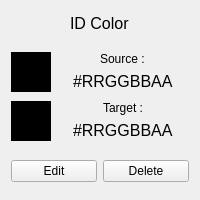
<?xml version="1.0" encoding="UTF-8"?>
<ui version="4.0">
 <class>ThemeItemWidget</class>
 <widget class="QWidget" name="ThemeItemWidget">
  <property name="geometry">
   <rect>
    <x>0</x>
    <y>0</y>
    <width>200</width>
    <height>200</height>
   </rect>
  </property>
  <property name="sizePolicy">
   <sizepolicy hsizetype="Fixed" vsizetype="Fixed">
    <horstretch>0</horstretch>
    <verstretch>0</verstretch>
   </sizepolicy>
  </property>
  <property name="minimumSize">
   <size>
    <width>200</width>
    <height>200</height>
   </size>
  </property>
  <property name="maximumSize">
   <size>
    <width>200</width>
    <height>200</height>
   </size>
  </property>
  <property name="windowTitle">
   <string>Form</string>
  </property>
  <property name="styleSheet">
   <string notr="true"/>
  </property>
  <layout class="QVBoxLayout" name="verticalLayout">
   <item>
    <layout class="QGridLayout" name="idLayout">
     <property name="bottomMargin">
      <number>10</number>
     </property>
     <item row="0" column="0">
      <widget class="QLabel" name="colorID">
       <property name="sizePolicy">
        <sizepolicy hsizetype="Fixed" vsizetype="Fixed">
         <horstretch>0</horstretch>
         <verstretch>0</verstretch>
        </sizepolicy>
       </property>
       <property name="font">
        <font>
         <pointsize>12</pointsize>
        </font>
       </property>
       <property name="text">
        <string>ID Color</string>
       </property>
      </widget>
     </item>
    </layout>
   </item>
   <item>
    <layout class="QGridLayout" name="srcLayout">
     <item row="0" column="0">
      <widget class="QFrame" name="srcFrame">
       <property name="sizePolicy">
        <sizepolicy hsizetype="Fixed" vsizetype="Fixed">
         <horstretch>0</horstretch>
         <verstretch>0</verstretch>
        </sizepolicy>
       </property>
       <property name="maximumSize">
        <size>
         <width>40</width>
         <height>40</height>
        </size>
       </property>
       <property name="styleSheet">
        <string notr="true">background-color: rgb(0, 0, 0);</string>
       </property>
       <property name="frameShape">
        <enum>QFrame::StyledPanel</enum>
       </property>
       <property name="frameShadow">
        <enum>QFrame::Raised</enum>
       </property>
      </widget>
     </item>
     <item row="0" column="1">
      <layout class="QVBoxLayout" name="srcLayout_2">
       <item alignment="Qt::AlignHCenter">
        <widget class="QLabel" name="srcLabel">
         <property name="sizePolicy">
          <sizepolicy hsizetype="Fixed" vsizetype="Fixed">
           <horstretch>0</horstretch>
           <verstretch>0</verstretch>
          </sizepolicy>
         </property>
         <property name="text">
          <string>Source :</string>
         </property>
        </widget>
       </item>
       <item alignment="Qt::AlignHCenter|Qt::AlignVCenter">
        <widget class="QLabel" name="srcRgb">
         <property name="font">
          <font>
           <pointsize>12</pointsize>
          </font>
         </property>
         <property name="text">
          <string>#RRGGBBAA</string>
         </property>
        </widget>
       </item>
      </layout>
     </item>
    </layout>
   </item>
   <item>
    <layout class="QGridLayout" name="trgLayout">
     <item row="0" column="0">
      <widget class="QFrame" name="trgFrame">
       <property name="sizePolicy">
        <sizepolicy hsizetype="Fixed" vsizetype="Fixed">
         <horstretch>0</horstretch>
         <verstretch>0</verstretch>
        </sizepolicy>
       </property>
       <property name="maximumSize">
        <size>
         <width>40</width>
         <height>40</height>
        </size>
       </property>
       <property name="styleSheet">
        <string notr="true">background-color: rgb(0, 0, 0);</string>
       </property>
       <property name="frameShape">
        <enum>QFrame::StyledPanel</enum>
       </property>
       <property name="frameShadow">
        <enum>QFrame::Raised</enum>
       </property>
      </widget>
     </item>
     <item row="0" column="1">
      <layout class="QVBoxLayout" name="trgLayout_2">
       <item alignment="Qt::AlignHCenter">
        <widget class="QLabel" name="trgLabel">
         <property name="sizePolicy">
          <sizepolicy hsizetype="Fixed" vsizetype="Fixed">
           <horstretch>0</horstretch>
           <verstretch>0</verstretch>
          </sizepolicy>
         </property>
         <property name="text">
          <string>Target :</string>
         </property>
        </widget>
       </item>
       <item alignment="Qt::AlignHCenter|Qt::AlignVCenter">
        <widget class="QLabel" name="trgRgb">
         <property name="font">
          <font>
           <pointsize>12</pointsize>
          </font>
         </property>
         <property name="text">
          <string>#RRGGBBAA</string>
         </property>
        </widget>
       </item>
      </layout>
     </item>
    </layout>
   </item>
   <item>
    <layout class="QHBoxLayout" name="buttonsLayout">
     <property name="topMargin">
      <number>10</number>
     </property>
     <item>
      <widget class="QPushButton" name="editButton">
       <property name="text">
        <string>Edit</string>
       </property>
      </widget>
     </item>
     <item>
      <widget class="QPushButton" name="deleteButton">
       <property name="text">
        <string>Delete</string>
       </property>
      </widget>
     </item>
    </layout>
   </item>
  </layout>
 </widget>
 <resources/>
 <connections/>
</ui>
